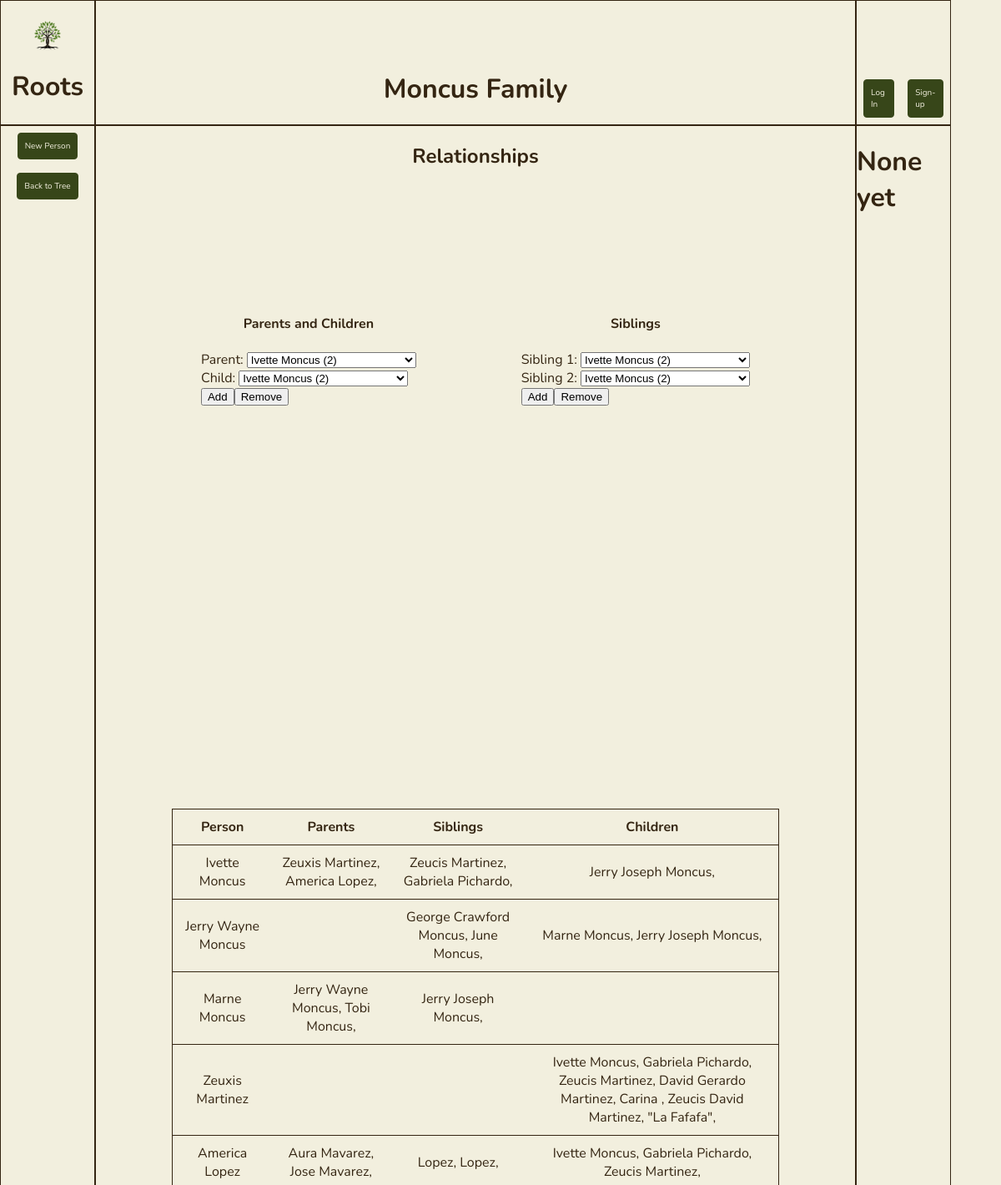
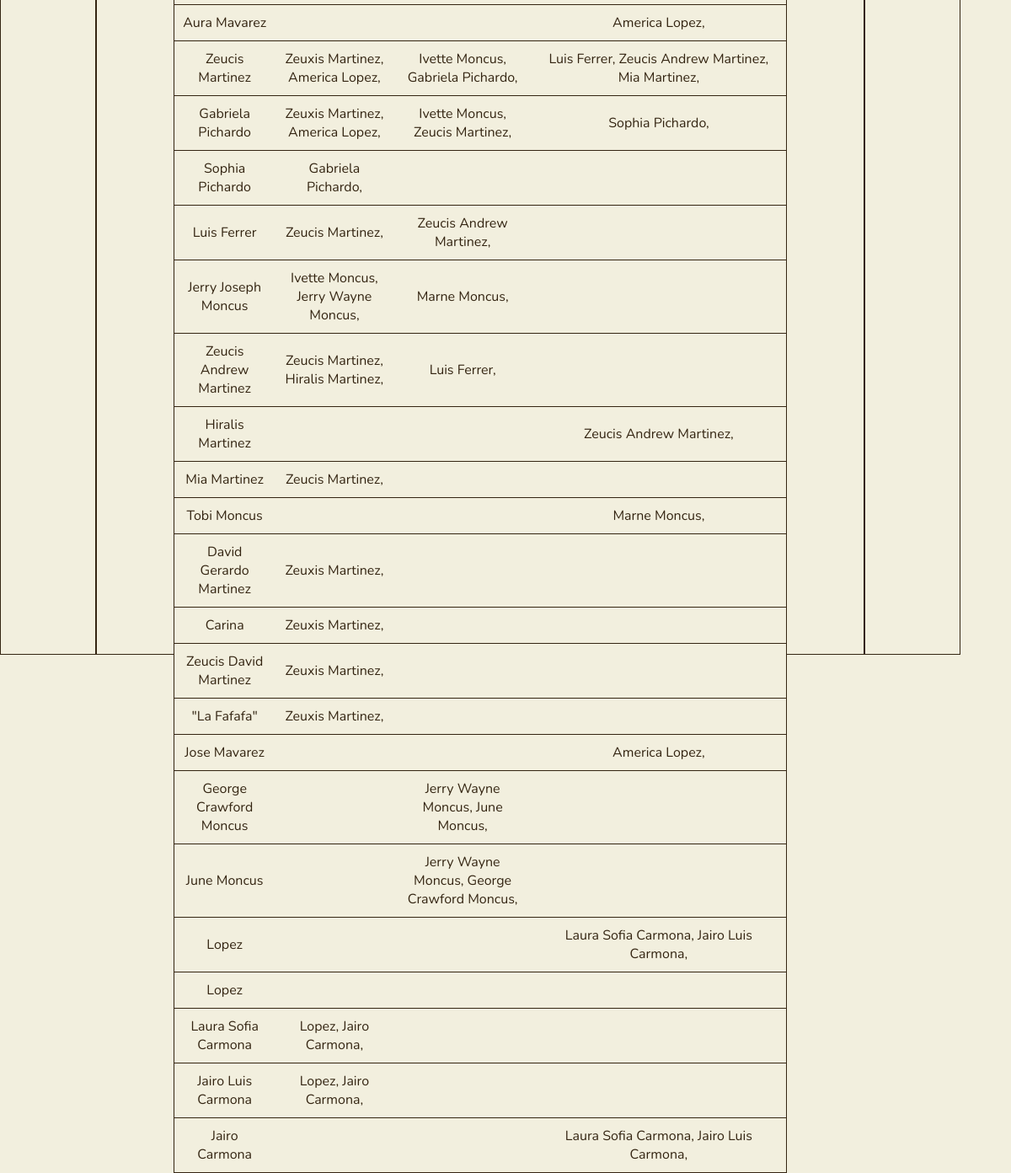
/relationships, run on an earlier commit of the app's database (2 pictures, top to bottom).
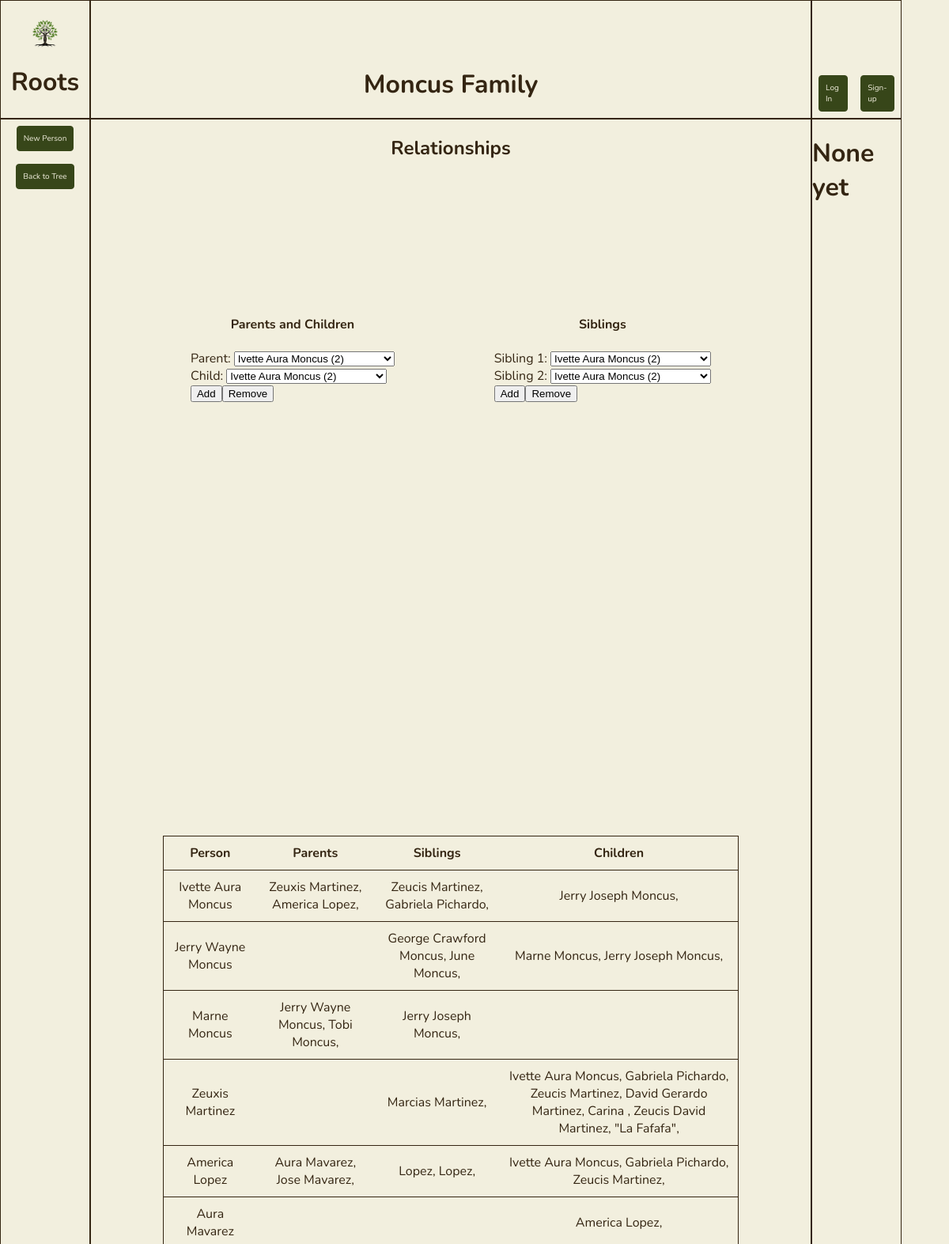
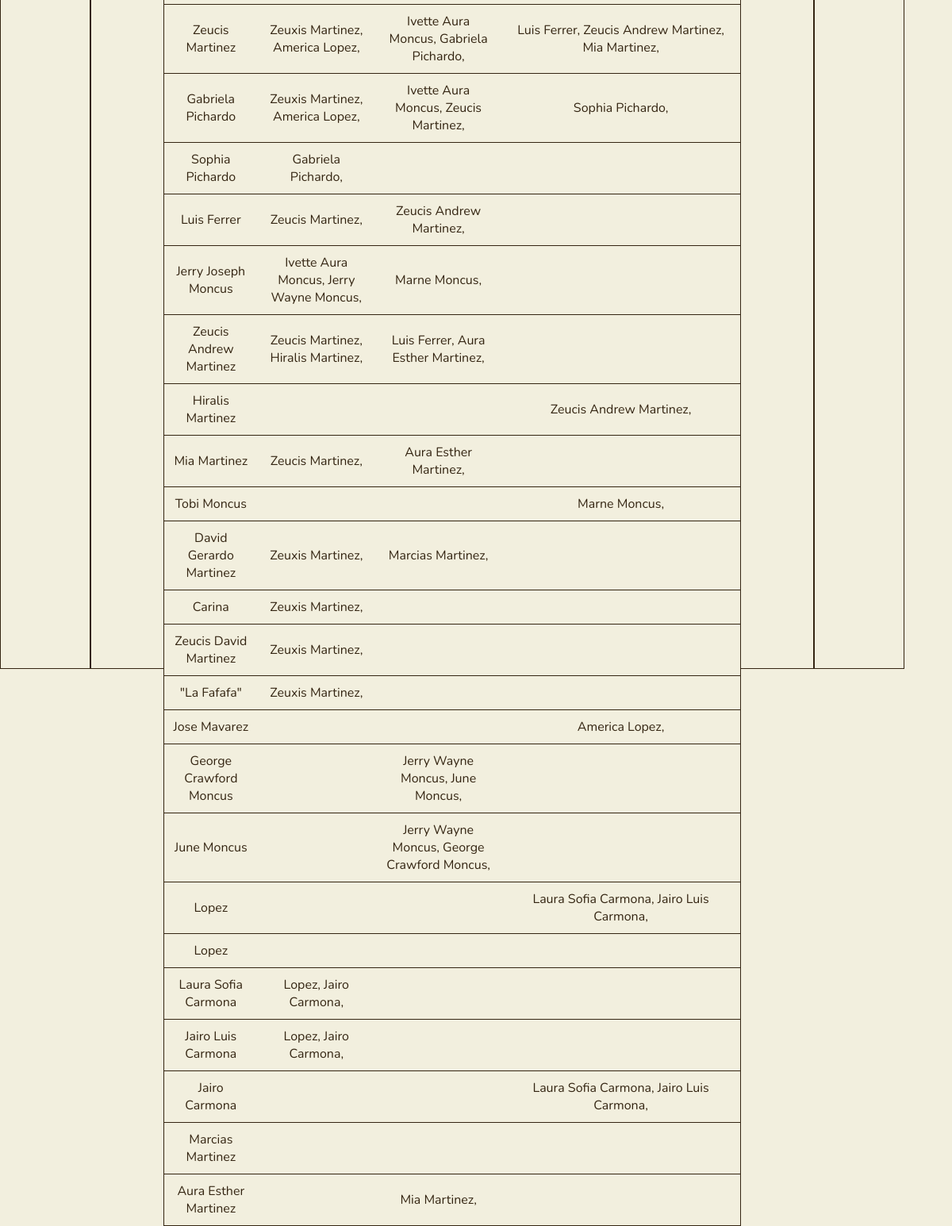
And on a later commit of the database (2 pictures, top to bottom).
### app.py (models this page shows, shortened)
class Person(db.Model):
    id = db.Column(db.Integer, primary_key=True)
    first_name = db.Column(db.String(200), nullable=False)
    last_name = db.Column(db.String(200), nullable=False)
    middle_name = db.Column(db.String(200), nullable=False, default='')
    nick_name = db.Column(db.String(200), nullable=False, default='')
    date_created = db.Column(db.DateTime, default=datetime.utcnow)
    parents = db.relationship('Person',
                              secondary = person_parent_association,
                              primaryjoin = id == person_parent_association.c.person_id,
                              secondaryjoin = id == person_parent_association.c.parent_id,
                              backref = db.backref('children', lazy='select'))
    siblings = db.relationship('Person',
                              secondary = sibling_association,
                              primaryjoin = id == sibling_association.c.left_id,
                              secondaryjoin = id == sibling_association.c.right_id,
                              back_populates = 'siblings',
                              lazy='select')

### app.py (the view)
@app.route('/relationships', methods=['GET'])
def relationships():
        people = Person.query.order_by(Person.date_created).all()
        return render_template('relationships.html', people=people)

### templates/relationships.html (shortened to what the changed rows need)
{% extends 'base.html' %}
{% block body %}
<div class="default-grid" id="relationships-grid">
    <div class="grid-item grid-item-1">
        <div class="logo" id="logo-index">
            <div class="content-container-column">
                    <h1>Roots</h1>
            </div>
        </div>
    </div>
    <div class="grid-item grid-item-2">
        <div class="current-family-name" id="current-family-name-index">
            <div class="content-container-row">
                <h1>Moncus Family</h1>
            </div>
        </div>
    </div>
    <div class="grid-item grid-item-5" id="relationships-container">
        <div class="grid-subitem-1" id="relationships-header">
            <h2>Relationships</h2>
        </div>
        <div class="grid-subitem-2" id="forms-container">
            <div class="form-container">
                <form id="parentChildForm" action="/parent_child_action" method="POST">
                    <div>
                        <label for="parent">Parent:</label>
                        <select id="parent" name="parent">
                            {% for person in people %}
                                <option value="{{ person.id }}">{{ person.first_name }} {{ person.middle_name }} {{ person.last_name }} ({{person.id}})</option>
                            {% endfor %}
                        </select>
                    </div>
                    <div>
                        <label for="child">Child:</label>
                        <select id="child" name="child">
                            {% for person in people %}
                                <option value="{{ person.id }}">{{ person.first_name }} {{ person.middle_name }} {{ person.last_name }} ({{person.id}})</option>
                            {% endfor %}
                        </select>
                    </div>
                </form>
            </div>
            <div class="form-container">
                <form id="siblingForm" action="/sibling_action" method="POST">
                    <div>
                        <label for="sibling_1">Sibling 1:</label>
                        <select id="sibling_1" name="sibling_1">
                            {% for person in people %}
                                <option value="{{ person.id }}">{{ person.first_name }} {{ person.middle_name }} {{ person.last_name }} ({{person.id}})</option>
                            {% endfor %}
                        </select>
                    </div>
                    <div>
                        <label for="sibling_2">Sibling 2:</label>
                        <select id="sibling_2" name="sibling_2">
                            {% for person in people %}
                                <option value="{{ person.id }}">{{ person.first_name }} {{ person.middle_name }} {{ person.last_name }} ({{person.id}})</option>
                            {% endfor %}
                        </select>
                    </div>
                </form>
            </div>
        </div>
        <div class="grid-subitem-3">
            <table class="bordered" id="relationship-table">
                <tr>
                    <th>Person</th>
                    <th>Parents</th>
                    <th>Siblings</th>
                    <th>Children</th>
                </tr>
                {% for person in people %}
                    <tr>
                        <td>{{ person.first_name }} {{ person.middle_name }} {{ person.last_name }}</td>
                        <td>
                            {% for person in person.parents %}
                            {{ person.first_name }} {{ person.middle_name }} {{ person.last_name }},
                            {% endfor %}
                        </td>
                        <td>
                            {% for person in person.siblings %}
                            {{ person.first_name }} {{ person.middle_name }} {{ person.last_name }},
                            {% endfor %}
                        </td>
                        <td>
                            {% for person in person.children %}
                            {{ person.first_name }} {{ person.middle_name }} {{ person.last_name }},
                            {% endfor %}
                        </td>
                    </tr>
                {% endfor %}
            </table>
        </div>
    </div>
    <div class="grid-item grid-item-6">
        <div class="secondary-panel">
            <div class="content-container-column">
                <h1>None yet</h1>
            </div>
        </div>
    </div>
</div>
{% endblock %}

What changed in the data, as far as the page shows it:
changed Person "Ivette": middle_name (not shown) → "Aura"
added Person: first_name "Marcias", last_name "Martinez"
added Person: first_name "Aura", middle_name "Esther", last_name "Martinez", Person (first_name "Mia", last_name "Martinez")
Also different on the page:
form field parent: "Ivette Moncus (2)" → "Ivette Aura Moncus (2)"
form field child: "Ivette Moncus (2)" → "Ivette Aura Moncus (2)"
form field sibling_1: "Ivette Moncus (2)" → "Ivette Aura Moncus (2)"
form field sibling_2: "Ivette Moncus (2)" → "Ivette Aura Moncus (2)"
